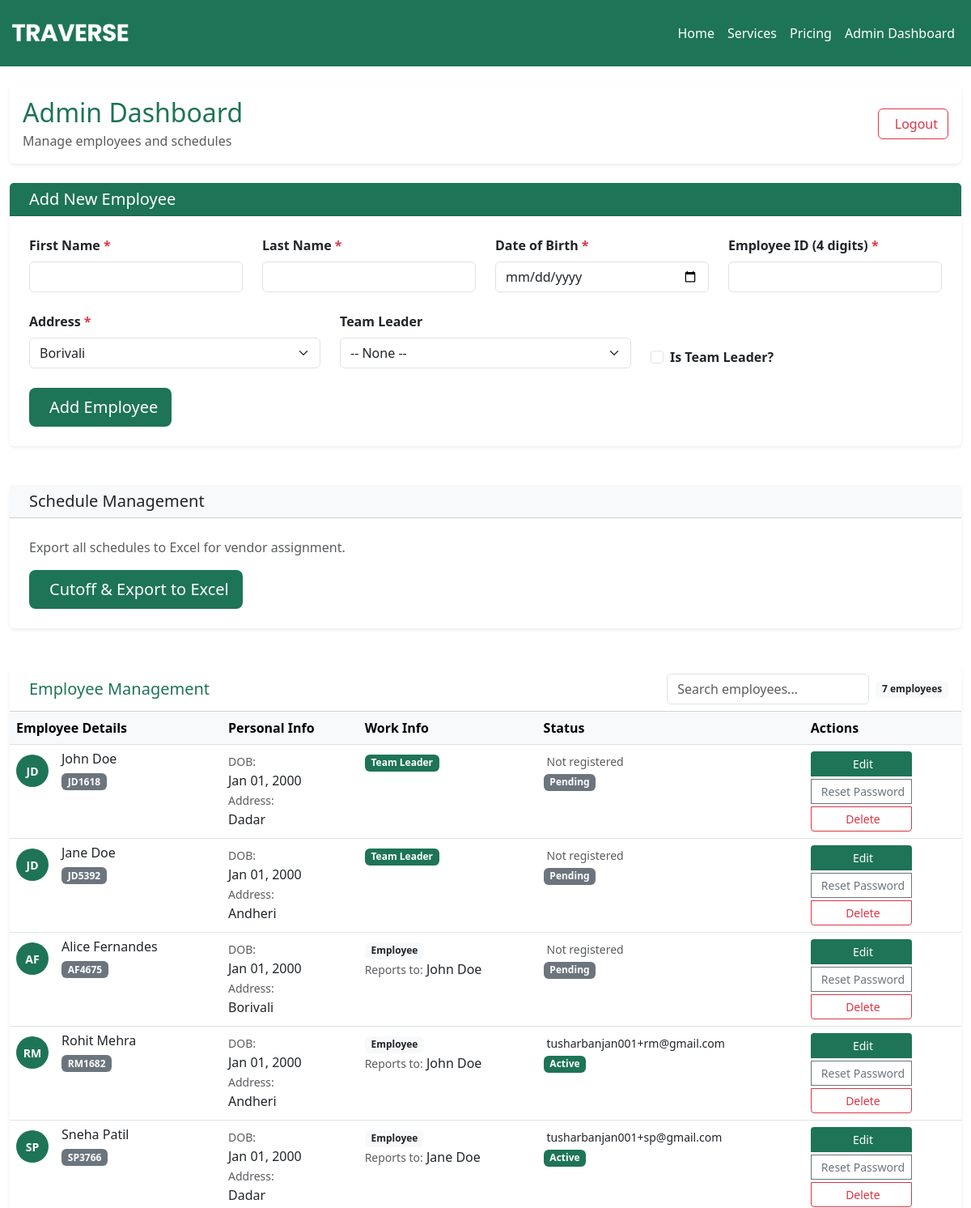
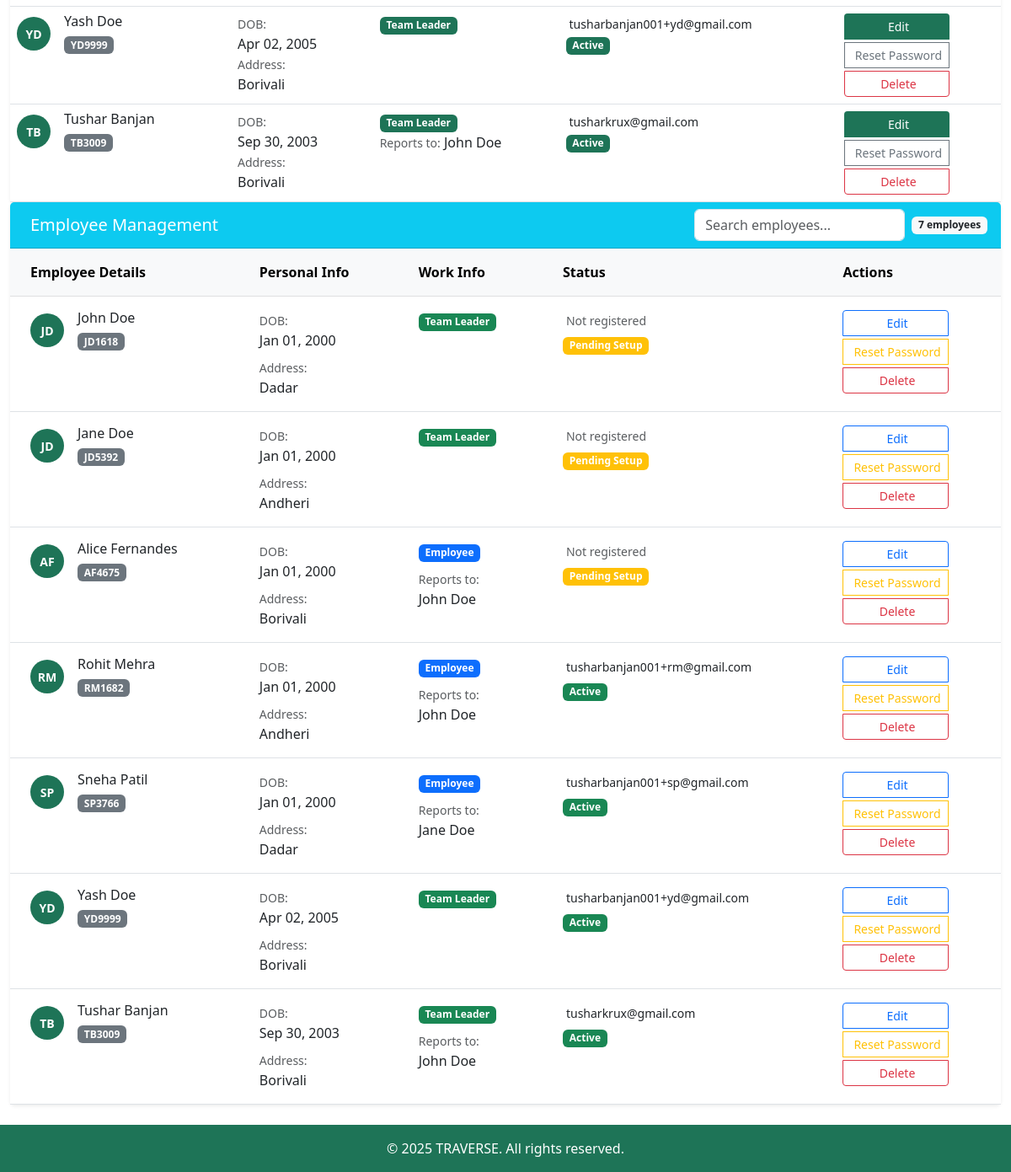
Page /admin_dashboard/ (signed in) on the earlier database version (2 pictures, top to bottom).
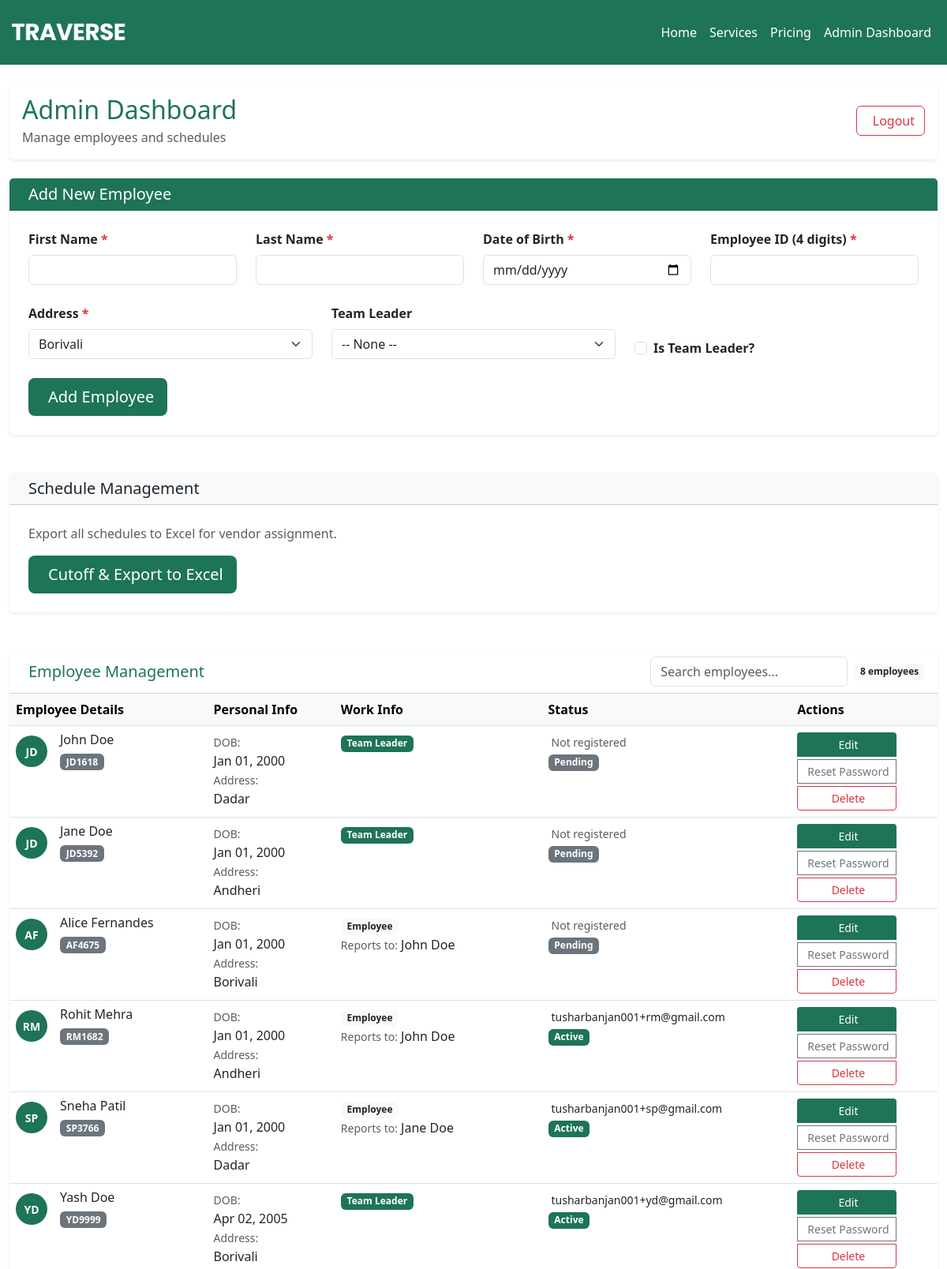
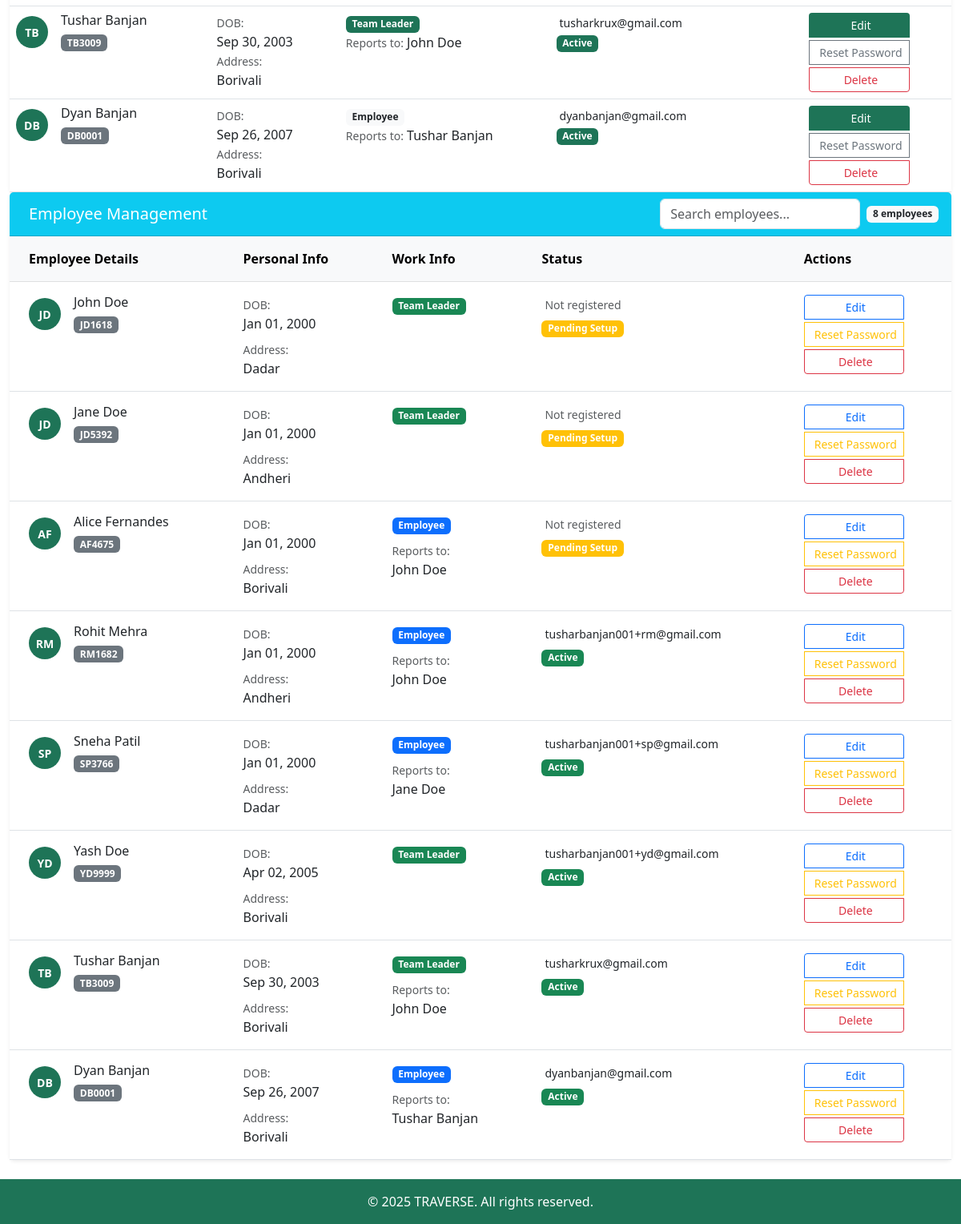
Same page on the later database version (2 pictures, top to bottom).
### main/models.py (models this page shows, shortened)
class User(AbstractUser):
    is_super_employee = models.BooleanField(default=False)
    employee_id = models.CharField(max_length=6, unique=True, blank=True)
    dob = models.DateField(null=True, blank=True)
    address = models.CharField(max_length=100, choices=[
        ('Borivali', 'Borivali'),
        ('Andheri', 'Andheri'),
        ('Dadar', 'Dadar'),
        ('Bandra', 'Bandra'),
        ('Churchgate', 'Churchgate'),
    ])
    team_leader = models.ForeignKey(
        'self',
        null=True,
        blank=True,
        on_delete=models.SET_NULL,
        related_name='team_members'
    )
    groups = models.ManyToManyField(
        'auth.Group',
        related_name='custom_user_set',
        blank=True,
        help_text='The groups this user belongs to.',
        verbose_name='groups'
    )
    user_permissions = models.ManyToManyField(
        'auth.Permission',
        related_name='custom_user_permissions_set',
        blank=True,
        help_text='Specific permissions for this user.',
        verbose_name='user permissions'
    )
    USERNAME_FIELD = 'employee_id'
    REQUIRED_FIELDS = ['username']

### main/views.py (the view, shortened to what this page needs)
# urls.py: path('admin_dashboard/', views.admin_dashboard, name='admin_dashboard'),
@login_required
@user_passes_test(is_admin)
def admin_dashboard(req):
    addresses = ['Borivali', 'Andheri', 'Dadar', 'Bandra', 'Churchgate']
    employees = User.objects.filter(is_superuser=False)
    team_leaders = User.objects.filter(is_super_employee=True)
    return render(req, "admin_dashboard.html", {
        "employees": employees,
        "team_leaders": team_leaders,
        "addresses": addresses
    })

### main/templates/admin_dashboard.html (shortened to what this page needs)
{% extends 'base.html' %}
{% block body %}
<div class="container-fluid py-4">
  <div class="row mb-4">
    <div class="col-12">
      <div class="card shadow-sm border-0">
        <div class="card-body d-flex justify-content-between align-items-center">
          <div>
            <h2 class="mb-1" style="color:#1e7457;">Admin Dashboard</h2>
            <p class="text-muted mb-0">Manage employees and schedules</p>
          </div>
          <form method="post" action="{% url 'admin_logout' %}">
            <button type="submit" class="btn btn-outline-danger">
              Logout
            </button>
          </form>
        </div>
      </div>
    </div>
  </div>
  <div class="row mb-5">
    <div class="col-12">
      <div class="card shadow-sm border-0">
        <div class="card-header text-white" style="background-color:#1e7457;">
          <h5 class="mb-0">Add New Employee</h5>
        </div>
        <div class="card-body p-4">
          <form method="post" class="row g-4">
            <div class="col-md-3">
              <label class="form-label fw-semibold">First Name <span class="text-danger">*</span></label>
              <input type="text" name="first_name" class="form-control" required />
            </div>
            <div class="col-md-3">
              <label class="form-label fw-semibold">Last Name <span class="text-danger">*</span></label>
              <input type="text" name="last_name" class="form-control" required />
            </div>
            <div class="col-md-3">
              <label class="form-label fw-semibold">Date of Birth <span class="text-danger">*</span></label>
              <input type="date" name="dob" class="form-control" required />
            </div>
            <div class="col-md-3">
              <label class="form-label fw-semibold">Employee ID (4 digits) <span class="text-danger">*</span></label>
              <input type="text" name="employee_id_digits" class="form-control" pattern="\d{4}" maxlength="4" required />
            </div>
            <div class="col-md-4">
              <label class="form-label fw-semibold">Address <span class="text-danger">*</span></label>
              <select name="address" class="form-select">
                {% for addr in addresses %}
                  <option value="{{ addr }}">{{ addr }}</option>
                {% endfor %}
              </select>
            </div>
            <div class="col-md-4">
              <label class="form-label fw-semibold">Team Leader</label>
              <select name="team_leader" class="form-select">
                <option value="">-- None --</option>
              </select>
            </div>
            <div class="col-md-4 d-flex align-items-end">
              <div class="form-check">
                <input type="checkbox" name="is_super_employee" class="form-check-input" />
                <label class="form-check-label fw-semibold">Is Team Leader?</label>
              </div>
            </div>
            <div class="col-12">
              <button type="submit" class="btn btn-lg text-white" style="background-color:#1e7457;">
                Add Employee
              </button>
            </div>
          </form>
        </div>
      </div>
    </div>
  </div>
  <div class="row mb-5">
    <div class="col-12">
      <div class="card shadow-sm border-0">
        <div class="card-header bg-light text-dark">
          <h5 class="mb-0">Schedule Management</h5>
        </div>
        <div class="card-body p-4">
          <p class="text-muted mb-3">Export all schedules to Excel for vendor assignment.</p>
          <form method="post" action="{% url 'cutoff_schedule' %}">
            <button type="submit" class="btn btn-lg text-white" style="background-color:#1e7457;">
              Cutoff & Export to Excel
            </button>
          </form>
        </div>
      </div>
    </div>
  </div>
  <div class="row">
    <div class="col-12">
      <div class="card shadow-sm border-0">
        <div class="card-header bg-white d-flex justify-content-between align-items-center">
          <h5 class="mb-0" style="color:#1e7457;">Employee Management</h5>
          <div class="d-flex align-items-center">
            <input type="text" id="employee-search" class="form-control me-2" placeholder="Search employees..." style="width: 250px;">
            <span class="badge bg-light text-dark">{{ employees|length }} employees</span>
          </div>
        </div>
        <div class="card-body p-0">
          <div class="table-responsive">
            <table class="table table-hover mb-0">
              <thead class="table-light">
                <tr>
                  <th>Employee Details</th>
                  <th>Personal Info</th>
                  <th>Work Info</th>
                  <th>Status</th>
                  <th>Actions</th>
                </tr>
              </thead>
              <tbody id="employee-table-body">
                {% for user in employees %}
                <tr class="employee-row">
                  <td>
                    <div class="d-flex align-items-center">
                      <div class="avatar-circle me-3">
                        {{ user.first_name|first }}{{ user.last_name|first }}
                      </div>
                      <div>
                        <h6 class="mb-1">{{ user.first_name }} {{ user.last_name }}</h6>
                        <span class="badge bg-secondary">{{ user.employee_id }}</span>
                      </div>
                    </div>
                  </td>
                  <td>
                    <small class="text-muted">DOB:</small>
                    <div>{{ user.dob|date:'M d, Y' }}</div>
                    <small class="text-muted">Address:</small>
                    <div>{{ user.address }}</div>
                  </td>
                  <td>
                    {% if user.is_super_employee %}
                      <span class="badge text-white" style="background-color:#1e7457;">Team Leader</span>
                    {% else %}
                      <span class="badge bg-light text-dark">Employee</span>
                    {% endif %}
                    {% if user.team_leader %}
                      <div><small class="text-muted">Reports to:</small> {{ user.team_leader.get_full_name }}</div>
                    {% endif %}
                  </td>
                  <td>
                    {% if user.email %}
                      <div><small>{{ user.email }}</small></div>
                      <span class="badge text-white" style="background-color:#1e7457;">Active</span>
                    {% else %}
                      <div><small class="text-muted">Not registered</small></div>
                      <span class="badge bg-secondary">Pending</span>
                    {% endif %}
                  </td>
                  <td>
                    <div class="btn-group-vertical gap-1">
                      <button class="btn btn-sm text-white" style="background-color:#1e7457;" onclick="editEmployee({{ user.id }})">Edit</button>
                      <button class="btn btn-sm btn-outline-secondary" onclick="resetPassword({{ user.id }}, '{{ user.employee_id }}')">Reset Password</button>
                      <button class="btn btn-sm btn-outline-danger" onclick="deleteEmployee({{ user.id }}, '{{ user.get_full_name }}')">Delete</button>
                    </div>
                  </td>
                </tr>
                {% empty %}
                <tr>
                  <td colspan="5" class="text-center py-5">
                    <div class="text-muted"><i class="fas fa-users fa-3x mb-3"></i><p>No employees found.</p></div>
                  </td>
                </tr>
                {% endfor %}
              </tbody>
            </table>
          </div>
        </div>
      </div>
    </div>
  </div>
  <div class="row">
    <div class="col-12">
      <div class="card shadow-sm border-0">
        <div class="card-header bg-info text-white d-flex justify-content-between align-items-center">
          <h5 class="mb-0">
            Employee Management
          </h5>
          <div class="d-flex align-items-center">
            <input type="text" id="employee-search" class="form-control me-2" placeholder="Search employees..." style="width: 250px;">
            <span class="badge bg-light text-dark">{{ employees|length }} employees</span>
          </div>
        </div>
        <div class="card-body p-0">
          <div class="table-responsive">
            <table class="table table-hover mb-0">
              <thead class="table-light">
                <tr>
                  <th class="px-4 py-3">Employee Details</th>
                  <th class="px-4 py-3">Personal Info</th>
                  <th class="px-4 py-3">Work Info</th>
                  <th class="px-4 py-3">Status</th>
                  <th class="px-4 py-3">Actions</th>
                </tr>
              </thead>
              <tbody id="employee-table-body">
                {% for user in employees %}
                  <tr class="employee-row">
                    <td class="px-4 py-3">
                      <div class="d-flex align-items-center">
                        <div class="avatar-circle me-3">
                          {{ user.first_name|first }}{{ user.last_name|first }}
                        </div>
                        <div>
                          <h6 class="mb-1">{{ user.first_name }} {{ user.last_name }}</h6>
                          <span class="badge bg-secondary">{{ user.employee_id }}</span>
                        </div>
                      </div>
                    </td>
                    <td class="px-4 py-3">
                      <div class="mb-2">
                        <small class="text-muted">DOB:</small>
                        <div>{{ user.dob|date:'M d, Y' }}</div>
                      </div>
                      <div>
                        <small class="text-muted">Address:</small>
                        <div>{{ user.address }}</div>
                      </div>
                    </td>
                    <td class="px-4 py-3">
                      <div class="mb-2">
                        {% if user.is_super_employee %}
                          <span class="badge bg-success">Team Leader</span>
                        {% else %}
                          <span class="badge bg-primary">Employee</span>
                        {% endif %}
                      </div>
                      {% if user.team_leader %}
                        <div>
                          <small class="text-muted">Reports to:</small>
                          <div>{{ user.team_leader.get_full_name }}</div>
                        </div>
                      {% endif %}
                    </td>
                    <td class="px-4 py-3">
                      {% if user.email %}
                        <div class="mb-1">
                          <small>{{ user.email }}</small>
                        </div>
                        <span class="badge bg-success">Active</span>
                      {% else %}
                        <div class="mb-1">
                          <small class="text-muted">Not registered</small>
                        </div>
                        <span class="badge bg-warning">Pending Setup</span>
                      {% endif %}
                    </td>
                    <td class="px-4 py-3">
                      <div class="btn-group-vertical gap-1">
                        <button class="btn btn-sm btn-outline-primary" onclick="editEmployee({{ user.id }})">
                          Edit
                        </button>
                        <button class="btn btn-sm btn-outline-warning" onclick="resetPassword({{ user.id }}, '{{ user.employee_id }}')">
                          Reset Password
                        </button>
                        <button class="btn btn-sm btn-outline-danger" onclick="deleteEmployee({{ user.id }}, '{{ user.get_full_name }}')">
                          Delete
                        </button>
                      </div>
                    </td>
                  </tr>
                {% endfor %}
              </tbody>
            </table>
          </div>
        </div>
      </div>
    </div>
  </div>
</div>
{% endblock %}

### main/templates/base.html (shortened to what this page needs)
{% load static %}
<!DOCTYPE html>
<html lang="en">
  <head>
    <link rel="stylesheet" href="{% static 'css/bootstrap.min.css' %}" />
    <link rel="stylesheet" href="{% static 'style.css' %}" />
    <link
      href="https://cdn.jsdelivr.net/npm/bootstrap@5.3.0/dist/css/bootstrap.min.css"
      rel="stylesheet"
    />
  </head>
  <body style="padding-top: 80px;">
    <nav class="theme navbar navbar-expand-lg fixed-top" style="z-index: 1040;">
      <div class="container-fluid">
        <a class="navbar-brand"
           href="{% if user.is_authenticated and user.is_superuser %}{% url 'admin_dashboard' %}{% elif user.is_authenticated %}{% url 'dashboard' %}{% else %}/{% endif %}">
          <img
            src="{% static 'images/traverse_logo.png' %}"
            class="logo d-inline-block"
            alt="TRAVERSE"
          />
        </a>
        <div class="collapse navbar-collapse" id="navbarNavAltMarkup">
          <div class="navbar-nav ms-auto">
            <a class="nav-link active" aria-current="page" href="{% url 'index' %}">Home</a>
            <a class="nav-link" href="#">Services</a>
            <a class="nav-link" href="{% url 'pricing' %}">Pricing</a>
            {% if request.path == '/admin_login/' %}
              <a class="nav-link" href="{% url 'employee_login' %}">Employee Login</a>
            {% elif request.path == '/employee_login/' %}
              <a class="nav-link" href="{% url 'admin_login' %}">Admin Login</a>
            {% elif user.is_authenticated and user.is_superuser %}
              <a class="nav-link" href="{% url 'admin_dashboard' %}">Admin Dashboard</a>
            {% elif user.is_authenticated %}
              <a class="nav-link" href="{% url 'dashboard' %}">Employee Dashboard</a>
            {% elif request.path == '/' %}
              <a class="nav-link" href="{% url 'login_page' %}">Login / Signup</a>
            {% else %}
              <a class="nav-link" href="{% url 'employee_login' %}">Employee Login</a>
            {% endif %}
        </div>
      </div>
    </nav>
    {% block body %} {% endblock %}
    <footer class="theme text-white text-center py-3">
      <div class="container">
        <p class="mb-0">&copy; 2025 TRAVERSE. All rights reserved.</p>
      </div>
    </footer>
  </body>
</html>

Differences in the rows shown:
added User: first_name|first "D", last_name|first "B", first_name "Dyan", last_name "Banjan", employee_id "DB0001", dob "Sep 26, 2007", address "Borivali", is_super_employee "Employee", team_leader.get_full_name "Tushar Banjan", email "dyanbanjan@gmail.com"
Other differences:
{{ employees|length }}: "7" → "8"
